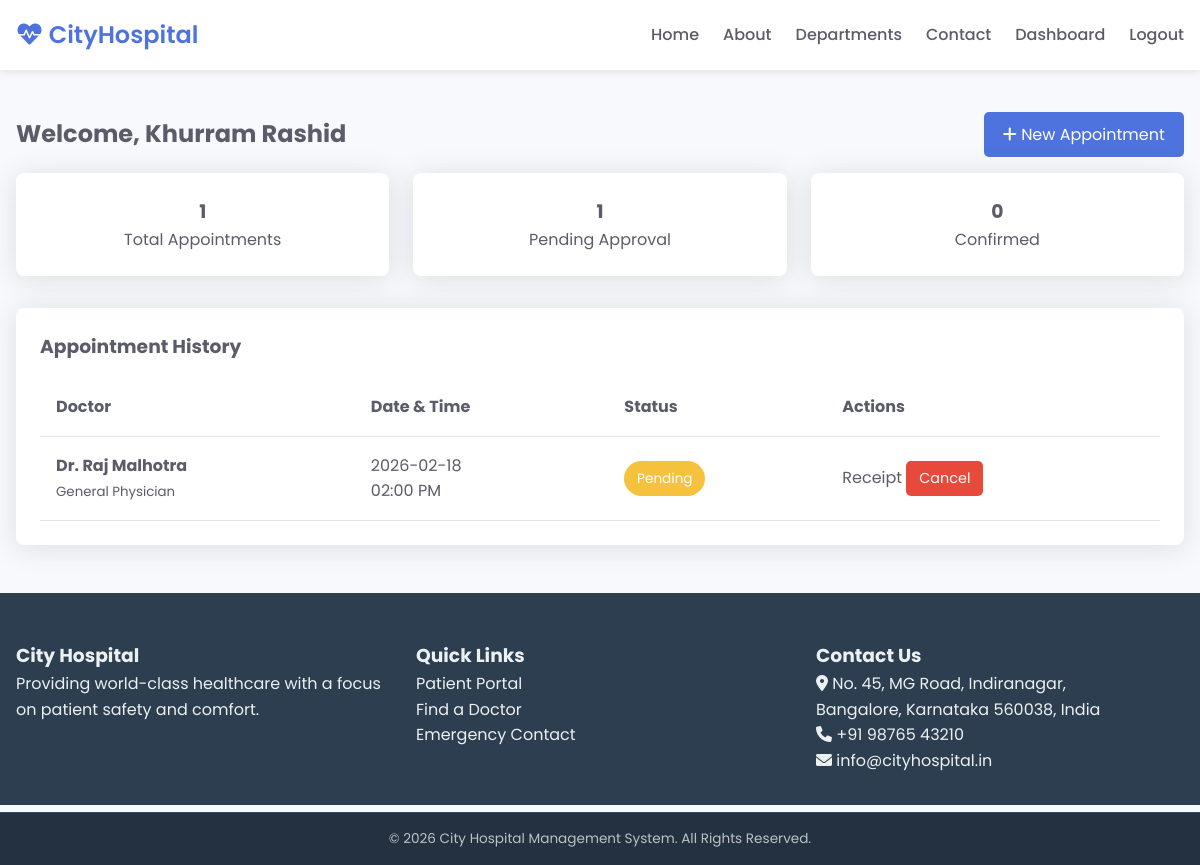
Page /dashboard (signed in) on the committed database.
### models.py (models this page shows)
class Appointment(db.Model):
    id = db.Column(db.Integer, primary_key=True)
    patient_id = db.Column(db.Integer, db.ForeignKey('user.id'), nullable=False)
    doctor_id = db.Column(db.Integer, db.ForeignKey('doctor.id'), nullable=False)
    date = db.Column(db.String(20), nullable=False)
    time = db.Column(db.String(20), nullable=False)
    symptoms = db.Column(db.Text)
    mode = db.Column(db.String(20))  # Online / Offline
    meet_link = db.Column(db.String(255))
    status = db.Column(db.String(20), default="Pending")
    created_at = db.Column(db.DateTime, default=datetime.utcnow)
    patient = db.relationship('User', backref='appointments')

class Doctor(db.Model):
    id = db.Column(db.Integer, primary_key=True)
    name = db.Column(db.String(100), nullable=False)
    specialization = db.Column(db.String(100), nullable=False)
    experience = db.Column(db.Integer, default=1)
    image_url = db.Column(db.String(300), default="https://img.freepik.com/free-vector/doctor-character-background_1270-84.jpg")
    appointments = db.relationship('Appointment', backref='doctor', lazy=True)

### app.py (the view)
@app.route('/dashboard')
def dashboard():
    if 'user_id' not in session or session['role'] != 'patient': return redirect('/login')
    appointments = Appointment.query.filter_by(patient_id=session['user_id']).order_by(Appointment.date.desc()).all()
    return render_template('dashboard.html', appointments=appointments)

### templates/dashboard.html
{% extends 'base.html' %}
{% block content %}
<div class="container mt-2 mb-2">
    <div class="flex-between mb-1">
        <h2>Welcome, {{ session.name }}</h2>
        <a href="/book" class="btn"><i class="fas fa-plus"></i> New Appointment</a>
    </div>
    <div class="grid-3 mb-2">
        <div class="card text-center border-left-primary">
            <h3>{{ appointments|length }}</h3>
            <p>Total Appointments</p>
        </div>
        <div class="card text-center border-left-warning">
             <h3>{{ appointments|selectattr('status', 'equalto', 'Pending')|list|length }}</h3>
            <p>Pending Approval</p>
        </div>
        <div class="card text-center border-left-success">
             <h3>{{ appointments|selectattr('status', 'equalto', 'Approved')|list|length }}</h3>
            <p>Confirmed</p>
        </div>
    </div>
    <div class="card">
        <h3>Appointment History</h3>
        <div class="table-responsive">
            <table class="table">
                <thead>
                    <tr>
                        <th>Doctor</th>
                        <th>Date & Time</th>
                        <th>Status</th>
                        <th>Actions</th>
                    </tr>
                </thead>
                <tbody>
                    {% for appt in appointments %}
                    <tr>
                        <td>
                            <strong>{{ appt.doctor.name }}</strong><br>
                            <small>{{ appt.doctor.specialization }}</small>
                        </td>
                        <td>{{ appt.date }} <br> {{ appt.time }}</td>
                        <td>
                            <span class="badge badge-{{ appt.status.lower() }}">{{ appt.status }}</span>
                        </td>
                        <td>
                            <a href="/receipt/{{ appt.id }}" >Receipt</a>
                            {% if appt.status == 'Pending' %}
                            <a href="/cancel/{{ appt.id }}" class="btn btn-sm btn-danger" onclick="return confirm('Cancel this appointment?')">Cancel</a>
                            {% endif %}
                        </td>
                    </tr>
                    {% endfor %}
                </tbody>
            </table>
        </div>
    </div>
</div>
{% endblock %}

### static/css/style.css (style rules this page uses)
:root { --primary: #4e73df; --secondary: #858796; --success: #1cc88a; --danger: #e74a3b; --warning: #f6c23e; --light: #f8f9fc; --dark: #5a5c69; --white: #ffffff; --shadow: 0 0.15rem 1.75rem 0 rgba(58, 59, 69, 0.15); }
* { box-sizing: border-box; margin: 0; padding: 0; font-family: 'Poppins', sans-serif; }
a { text-decoration: none; color: inherit; }
body { background: var(--light); color: var(--dark); line-height: 1.6; padding-top: 80px; padding-bottom: 60px; min-height: 100vh; }
.container { max-width: 1200px; margin: 0 auto; padding: 0 1rem; }
.card { background: var(--white); border-radius: 8px; padding: 1.5rem; box-shadow: var(--shadow); }
.text-center { text-align: center; }
.mt-2 { margin-top: 2rem; }
.mb-1 { margin-bottom: 1rem; }
.mb-2 { margin-bottom: 2rem; }
.flex-between { display: flex; justify-content: space-between; align-items: center; }
.grid-3 { display: grid; grid-template-columns: repeat(3, 1fr); gap: 1.5rem; }
.btn { display: inline-block; padding: 0.6rem 1.2rem; background: var(--primary); color: var(--white); border: none; border-radius: 5px; cursor: pointer; transition: 0.3s; font-size: 1rem; }
.btn-sm { padding: 0.4rem 0.8rem; font-size: 0.9rem; }
.btn-danger { background: var(--danger); }
.table { width: 100%; border-collapse: collapse; margin-top: 1rem; }
.table th, .table td { padding: 1rem; border-bottom: 1px solid #e3e6f0; text-align: left; }
.badge { padding: 0.4rem 0.8rem; border-radius: 20px; font-size: 0.85rem; color: white; display: inline-block; }
.badge-pending { background: var(--warning); }

### rows in the picture
Appointment: doctor.name "Dr. Raj Malhotra", doctor.specialization "General Physician", date "2026-02-18", time "02:00 PM", status "Pending"

### other values in the picture
{{ session.name }} "Khurram Rashid"
{{ appointments|length }} "1"
{{ appointments|selectattr('status', 'equalto', 'Pending')|list|length }} "1"
{{ appointments|selectattr('status', 'equalto', 'Approved')|list|length }} "0"
